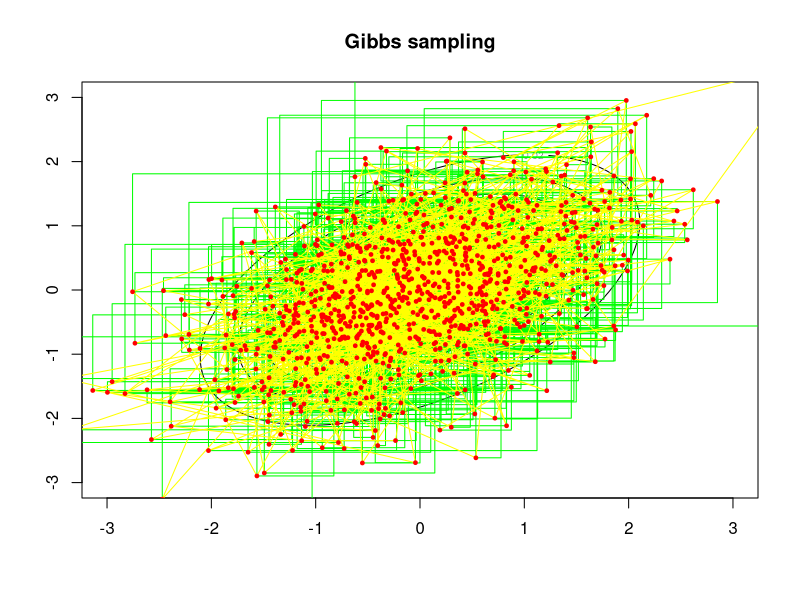

This chart was generated by the following R code: (Note: this script raises an error after producing the figure.)
#########################################
# A toy example of Gibbs sampling
# author: Alberto Lumbreras
#########################################
library(mvtnorm)

# Parameters of a multivarite gaussian
mu1 <- 0
mu2 <- 0
cov12 <- 0.5 # same than cov21

# Plot the target distribution
dugly <- function(xy) {
  x <- xy[1]
  y <- xy[2]
  covariance <- matrix(c(1, cov12, cov12, 1), nrow=2)
  mvtnorm::dmvnorm(c(x,y), mean = c(mu1,mu2), sigma=covariance)
}
x <- seq(-3, 3, length.out=100)
y <- seq(-3, 3, length.out=100)
z <- matrix(NA, nrow=100, ncol=100)
i <- 1
for (n in 1:length(x)){
  for(m in 1:length(y)){
    z[n,m] <- dugly(c(x[n],y[m]))
    i <- i+1
  }
}
contour(x,y,z)
title("Gibbs sampling") 

# Gibbs sampler
nsamples <-1000
samples <- matrix(NA,nsamples, 2)
samples[1,] <-c(0,0) # init
for(i in 2:nsamples){
  # Sample x1 given last x2
  samples[i,1] <- rnorm(1, mu1 + cov12*(samples[i-1,2]-mu2), sqrt(1-cov12^2)) # easy!
  # Sample x2 given last x1
  samples[i,2] <- rnorm(1, mu2 + cov12*(samples[i,1]-mu1), sqrt(1-cov12^2)) # easy!
}

# Plot samples showing the unidimensional steps at each iteration
steps.x1 <- rep(samples[,1], each=2)
steps.x2 <- rep(samples[,2], each=2)
lines(steps.x1[1:(length(steps.x1)-1)], steps.x2[2:(length(steps.x2))], col="green")
lines(samples, col='yellow')
points(samples, col='red', pch=19, cex=0.5)

# Check the MCMC traces
plot(mcmc(samples))
